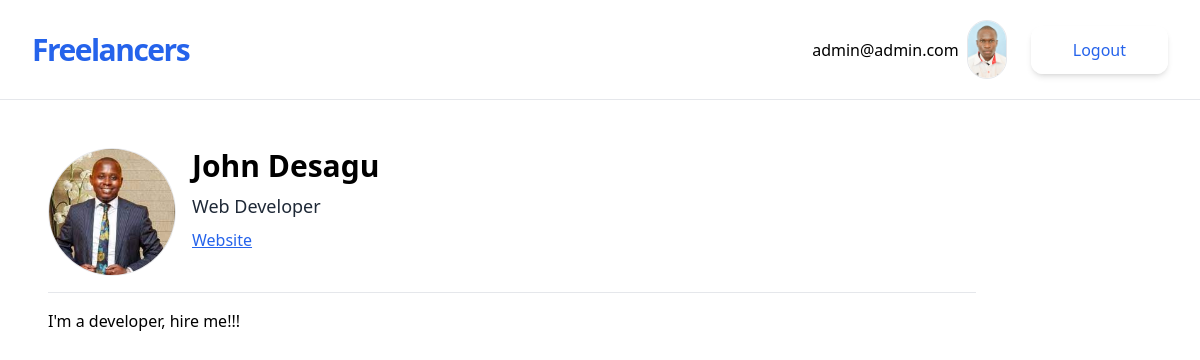
The page /developer/3/ (signed in) on the database its author committed.
### accounts/models.py (models this page shows, shortened)
class CustomUser(AbstractUser):
    pass

### jobs/models.py (models this page shows, shortened)
class Freelancer(models.Model):
    owner = models.OneToOneField(User, on_delete=models.CASCADE)
    name = models.CharField(max_length=50)
    tagline = models.CharField(max_length=30)
    bio = models.TextField(blank=True)
    website = models.URLField(blank=True)
    profile_pic = models.ImageField(upload_to='profiles/', blank=True)

### jobs/views.py (the view)
# urls.py: path('developer/<int:pk>/', FreelancerDetailView.as_view(), name='freelancer-detail'),
class FreelancerDetailView(DetailView):
    model= Freelancer

### jobs/templates/jobs/freelancer_detail.html
{% extends 'jobs/_base.html' %}
{% block content %}
<div class="flex">
    <div>
        {% if freelancer.profile_pic %}
                <img class="w-32 border rounded-full mr-4" src="{{ freelancer.profile_pic.url }}" alt="Profile pic">
        {% endif %}
    </div>
    <div>
        <h1 class="text-3xl font-semibold">{{object.name}}</h1>
        <p class="text-lg text-gray-800 my-2">{{object.tagline}}</p>
        {% if object.website %}
        <p><a class="text-blue-600 underline" target="_blank" href={{object.website}} alt="dev website">Website</a></p>
        {% else %}
        <p class="text-gray-600">No website</p>
        {% endif %}
    </div>
</div>
    <hr class="my-4">
    {{object.bio}}
{% endblock content %}

### jobs/templates/jobs/_base.html (shortened to what this page needs)
<!DOCTYPE html>
<html lang="en">
<head>
    <script src="https://cdn.tailwindcss.com"></script>
</head>
<body>
    <div class=" w-full max-w-7xl mx-auto">
        <div class="flex flex-col max-w-screen-xl p-5 mx-auto md:items-center md:justify-between md:flex-row md:px-6 lg:px-8 border-b">
            <div class="flex flex-row items-center justify-between lg:justify-start">
                <a href="{% url 'freelancer-list' %}" class="text-3xl font-bold tracking-tighter text-blue-600 transition duration-500 ease-in-out transform tracking-relaxed lg:pr-8"> Freelancers </a>
            </div>
            <nav class="flex-col items-center flex-grow hidden pb-4 md:pb-0 md:flex md:justify-end md:flex-row lg:pl-2">
                <div class="inline-flex items-center gap-2 list-none lg:ml-auto">
                    {% if user.is_authenticated %}
                    <p>{{user.email}}</p>
                    {% if user.freelancer.profile_pic %}
                    <img class="w-10 border rounded-full mr-4" src="{{ user.freelancer.profile_pic.url }}" alt="Profile pic">
                    {% endif %}
                    <form action="{% url 'account_logout' %}" method="POST">
                        <button type="submit" class="items-center block px-10 py-2.5 text-base font-medium text-center text-blue-600 transition duration-500 ease-in-out transform border-2 border-white shadow-md rounded-xl focus:outline-none focus:ring-2 focus:ring-offset-2 focus:ring-gray-500">Logout</button>
                    </form>
                    {% endif %}
                </div>
            </nav>
        </div>
        <div class="container p-12">
            {% block content %}
            {% endblock content %}
        </div>
    </div>
</body>
</html>

### rows shown on the page
CustomUser: email "admin@admin.com", freelancer.profile_pic (picture)
Freelancer: profile_pic (picture), name "John Desagu", tagline "Web Developer", bio "I'm a developer, hire me!!!"
